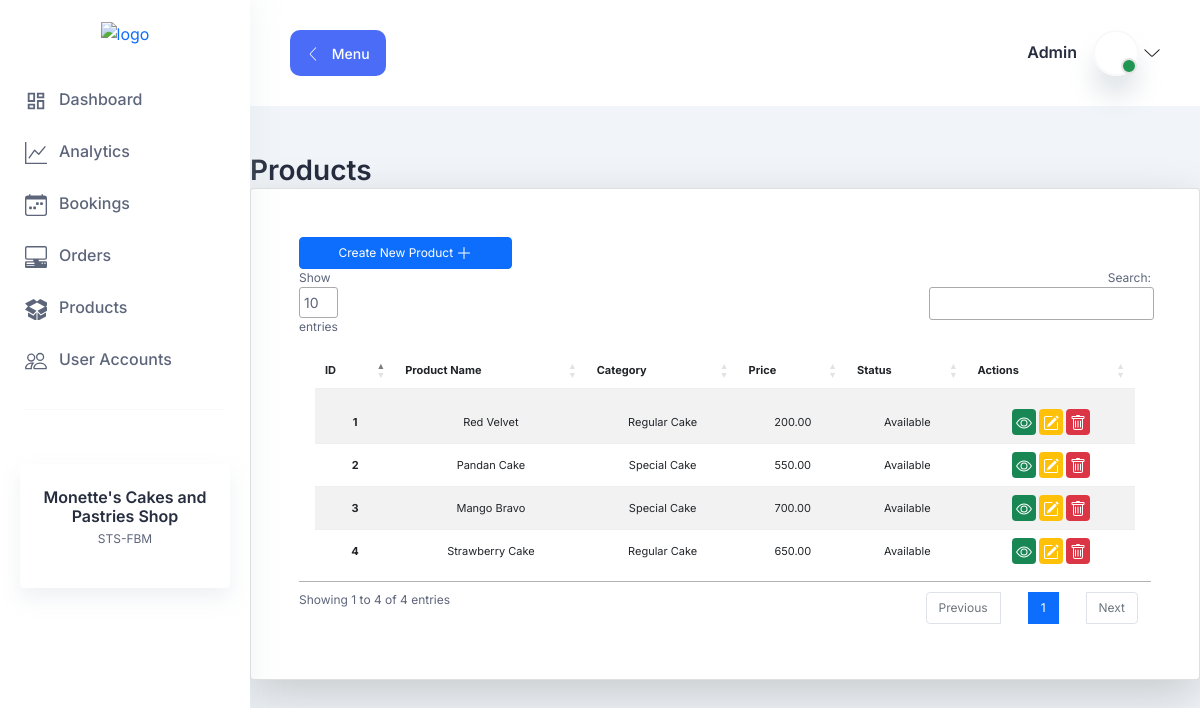
The app's page /products-list (signed in) with its own data.
### products/models.py (models this page shows, shortened)
class Products(models.Model):
    status = (
        ("Available", "Available"),
        ("Not Available", "Not Available")
    )
    product_name = models.CharField(max_length=255)
    category = models.ForeignKey(Category, on_delete=models.CASCADE)
    price = models.DecimalField(max_digits=10, decimal_places=2)
    status = models.CharField(max_length=255, choices=status)
    class Meta:
        verbose_name = "Products"

class Category(models.Model):
    category = models.CharField(max_length=255)
    class Meta:
        verbose_name = "Category"
    def __str__(self):
        return self.category

### products/views.py (the view)
# urls.py: path("products-list", products, name="products-list"),
@login_required
def products(request):
   template_name = "products/products_list.html"
   products = Products.objects.all()[:5]
   context = {
       "products" : products
   }
   return render (request, template_name, context)

### products/templates/products/products_list.html (shortened to what this page needs)
{% extends 'base.html' %} {% block body %}
<link rel="stylesheet" type="text/css" href="https://cdn.datatables.net/1.11.5/css/jquery.dataTables.css">
<div class="container-fluid
  mt-5 p-0" style="font-size: 12px;">
  <h2>Products</h2>
  <div
    class="card p-5 shadow-lg p-3 mb-5 bg-white rounded text-decoration-none"
  >
    <a
      href="{% url 'products-add' %}"
      class="btn btn-primary w-25"
      style="font-size: 12px"
    >
      Create New Product
      <svg
        xmlns="http://www.w3.org/2000/svg"
        width="16"
        height="16"
        fill="currentColor"
        class="bi bi-plus-lg"
        viewBox="0 0 16 16"
      >
        <path
          fill-rule="evenodd"
          d="M8 2a.5.5 0 0 1 .5.5v5h5a.5.5 0 0 1 0 1h-5v5a.5.5 0 0 1-1 0v-5h-5a.5.5 0 0 1 0-1h5v-5A.5.5 0 0 1 8 2Z"
        />
      </svg>
    </a>
    <table class="table table-striped bg-white p-3" id="productsTable" style="font-size: 11px;">
      <thead>
        <tr class="text-center">
          <th scope="col">ID</th>
          <th scope="col">Product Name</th>
          <th scope="col">Category</th>
          <th scope="col">Price</th>
          <th scope="col">Status</th>
          <th scope="col">Actions</th>
        </tr>
      </thead>
      <tbody>
        {% for list in products %}
        <tr class="text-center">
          <th scope="row">{{forloop.counter}}</th>
          <td>{{list.product_name}}</td>
          <td>{{list.category}}</td>
          <td>{{list.price}}</td>
          <td>{{list.status}}</td>
          <td>
            <a
              href="{% url 'products-view' list.id %}"
              class="bg-success p-1 text-white rounded"
              style="font-size: 12px"
            >
            </a>
            <a
              href="{% url 'products-update' list.id %}"
              class="bg-warning p-1 text-white rounded"
              style="font-size: 12px"
            >
            </a>
            <a
              href="{% url 'products-delete' list.id %}"
              class="bg-danger p-1 text-white rounded"
              style="font-size: 12px"
            >
            </a>
          </td>
        </tr>
        {% endfor %}
      </tbody>
    </table>
  </div>
</div>
{% endblock %}

### static/assets/css/fullcalendar.css (style rules this page uses)
:root { --fc-daygrid-event-dot-width: 8px; }
:root { --fc-list-event-dot-width: 10px; --fc-list-event-hover-bg-color: #f5f5f5; }

### records on screen
Products: product_name "Red Velvet", category "Regular Cake", price "200.00", status "Available"
Products: product_name "Pandan Cake", category "Special Cake", price "550.00", status "Available"
Products: product_name "Mango Bravo", category "Special Cake", price "700.00", status "Available"
Products: product_name "Strawberry Cake", category "Regular Cake", price "650.00", status "Available"
